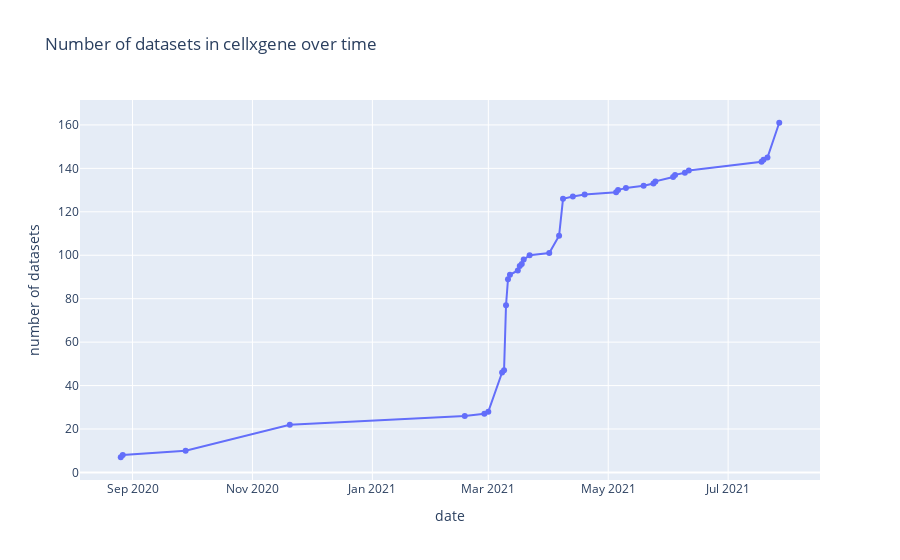

The code cell stored with this chart in its notebook:
### Code cell
datasets_df_temp = datasets_df
datasets_df_temp = datasets_df_temp.sort_values(by=['dataset_dt']).reset_index()
datasets_df_temp['dataset_dt'] = datasets_df_temp['dataset_dt'].dt.date
datasets_df_temp['count'] = 1
datasets_df_temp = datasets_df_temp[['dataset_dt', 'count']].groupby(['dataset_dt']).sum().reset_index()
datasets_df_temp['datasets'] = datasets_df_temp['count'].cumsum()

fig = go.Figure(go.Scatter(
    mode = "lines+markers",
    x = datasets_df_temp['dataset_dt'].tolist(),
    y = datasets_df_temp['datasets'].tolist(),
    hovertemplate = 
        'Date: %{x}'+
        '<br>Count: %{y}<br>'
    ))

fig.update_layout(
    title="Number of datasets in cellxgene over time",
    xaxis_title="date",
    yaxis_title="number of datasets"
)
             
fig.show()

### Figure 1 — Plotly figure (JSON) as saved in the notebook; plotly's stock layout.template omitted (floating-point values rounded to 4 significant figures)
{"data": [{"hovertemplate": "Date: %{x}<br>Count: %{y}<br>", "mode": "lines+markers", "type": "scatter", "x": ["2020-08-26", "2020-08-27", "2020-09-28", "2020-11-20", "2021-02-17", "2021-02-27", "2021-03-01", "2021-03-08", "2021-03-09", "2021-03-10", "2021-03-11", "2021-03-12", "2021-03-16", "2021-03-17", "2021-03-18", "2021-03-19", "2021-03-22", "2021-04-01", "2021-04-06", "2021-04-08", "2021-04-13", "2021-04-19", "2021-05-05", "2021-05-06", "2021-05-10", "2021-05-19", "2021-05-24", "2021-05-25", "2021-06-03", "2021-06-04", "2021-06-09", "2021-06-11", "2021-07-18", "2021-07-19", "2021-07-21", "2021-07-27"], "y": [7, 8, 10, 22, 26, 27, 28, 46, 47, 77, 89, 91, 93, 95, 96, 98, 100, 101, 109, 126, 127, 128, 129, 130, 131, 132, 133, 134, 136, 137, 138, 139, 143, 144, 145, 161]}], "layout": {"title": {"text": "Number of datasets in cellxgene over time"}, "xaxis": {"title": {"text": "date"}}, "yaxis": {"title": {"text": "number of datasets"}}}}
